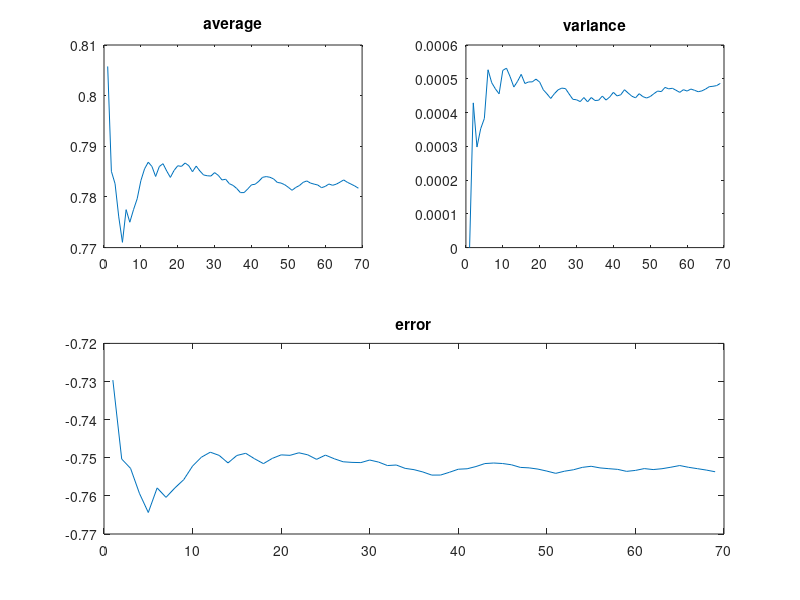

The MATLAB source for this figure:
f = @(x)  1/(1+x.^2);
g = @(x)  1- x/2;
G=0.75; % int(1-x/2,0,1)=0.75 wolfram alpha

N_start=1;
max_iter=70;

N=N_start;

F_hat=0;
var_hat=0;
F=[];
var=[];
while N<max_iter
    X=rand();
    delta_N = (f(X)-g(X)) - F_hat;
    
    F_hat=F_hat+delta_N/N;
    var_hat = var_hat +delta_N*((f(X)-g(X)) - F_hat);
    
    N=N+1;
    
    % save intermediate results to create figure
    F=[F F_hat];
    var=[var var_hat/(N-1)];
end

figure;
subplot(2,2,1);
plot(F+G);title('average');
subplot(2,2,2);
plot(var);title('variance');
subplot(2,1,2);
plot(F-(pi/4));title('error');